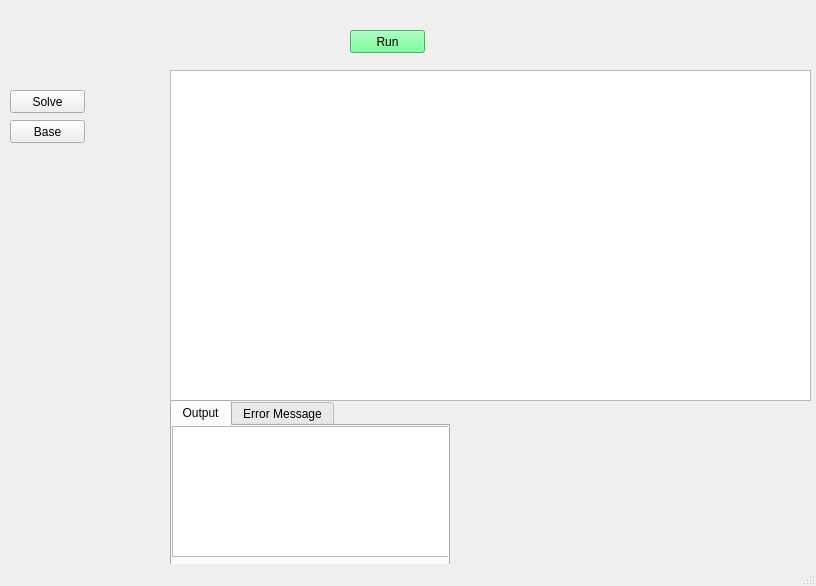
<?xml version="1.0" encoding="UTF-8"?>
<ui version="4.0">
 <class>MainWindow</class>
 <widget class="QMainWindow" name="MainWindow">
  <property name="geometry">
   <rect>
    <x>0</x>
    <y>0</y>
    <width>816</width>
    <height>586</height>
   </rect>
  </property>
  <property name="cursor">
   <cursorShape>ArrowCursor</cursorShape>
  </property>
  <property name="windowTitle">
   <string>Matcox</string>
  </property>
  <property name="documentMode">
   <bool>false</bool>
  </property>
  <widget class="QWidget" name="centralwidget">
   <property name="enabled">
    <bool>true</bool>
   </property>
   <widget class="QTextEdit" name="textBoard">
    <property name="geometry">
     <rect>
      <x>170</x>
      <y>70</y>
      <width>641</width>
      <height>331</height>
     </rect>
    </property>
   </widget>
   <widget class="QPushButton" name="btnRun">
    <property name="geometry">
     <rect>
      <x>350</x>
      <y>30</y>
      <width>75</width>
      <height>23</height>
     </rect>
    </property>
    <property name="styleSheet">
     <string notr="true">background-color: rgb(85, 255, 127);</string>
    </property>
    <property name="text">
     <string>Run</string>
    </property>
   </widget>
   <widget class="QTabWidget" name="tabWidget">
    <property name="geometry">
     <rect>
      <x>170</x>
      <y>400</y>
      <width>280</width>
      <height>237</height>
     </rect>
    </property>
    <property name="currentIndex">
     <number>0</number>
    </property>
    <widget class="QWidget" name="tab">
     <attribute name="title">
      <string>Output</string>
     </attribute>
     <widget class="QTextEdit" name="textOutput">
      <property name="geometry">
       <rect>
        <x>0</x>
        <y>0</y>
        <width>791</width>
        <height>131</height>
       </rect>
      </property>
      <property name="readOnly">
       <bool>true</bool>
      </property>
     </widget>
    </widget>
    <widget class="QWidget" name="tab_2">
     <attribute name="title">
      <string>Error Message</string>
     </attribute>
     <widget class="QTextEdit" name="textError">
      <property name="geometry">
       <rect>
        <x>0</x>
        <y>0</y>
        <width>791</width>
        <height>131</height>
       </rect>
      </property>
      <property name="readOnly">
       <bool>true</bool>
      </property>
      <property name="placeholderText">
       <string>No Error</string>
      </property>
     </widget>
    </widget>
   </widget>
   <widget class="QLabel" name="labelDisplay">
    <property name="geometry">
     <rect>
      <x>20</x>
      <y>20</y>
      <width>181</width>
      <height>31</height>
     </rect>
    </property>
    <property name="styleSheet">
     <string notr="true">font: 12pt &quot;MS Shell Dlg 2&quot;;</string>
    </property>
    <property name="text">
     <string/>
    </property>
   </widget>
   <widget class="QPushButton" name="btnSolve">
    <property name="geometry">
     <rect>
      <x>10</x>
      <y>90</y>
      <width>75</width>
      <height>23</height>
     </rect>
    </property>
    <property name="text">
     <string>Solve</string>
    </property>
   </widget>
   <widget class="QPushButton" name="btnBase">
    <property name="geometry">
     <rect>
      <x>10</x>
      <y>120</y>
      <width>75</width>
      <height>23</height>
     </rect>
    </property>
    <property name="text">
     <string>Base</string>
    </property>
   </widget>
  </widget>
  <widget class="QStatusBar" name="statusbar"/>
 </widget>
 <resources/>
 <connections/>
</ui>
